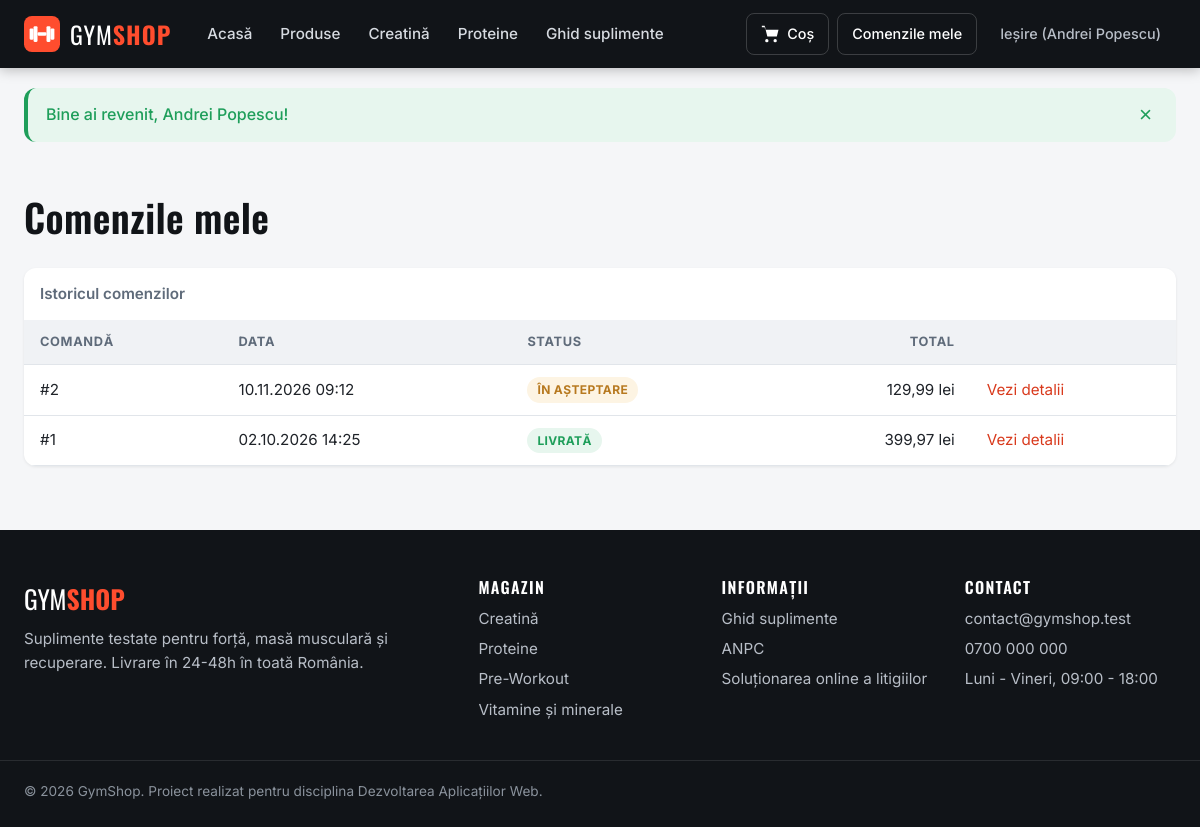
Page /orders (signed in) on the committed database.
### tables this page shows
CREATE TABLE orders (
    id               INT UNSIGNED AUTO_INCREMENT PRIMARY KEY,
    user_id          INT UNSIGNED NOT NULL,
    status           ENUM ('pending', 'processing', 'shipped', 'delivered', 'cancelled') NOT NULL DEFAULT 'pending',
    shipping_address VARCHAR(255) NOT NULL,
    phone            VARCHAR(20)  NOT NULL,
    created_at       DATETIME     NOT NULL DEFAULT CURRENT_TIMESTAMP,
    CONSTRAINT fk_orders_user FOREIGN KEY (user_id) REFERENCES users (id)
);

### app/Core/View.php (called while the page is built, shortened)
<?php
final class View
{
    public static function render(string $view, array $data = [], ?string $layout = 'layouts/main'): string
    {
        $content = self::renderFile($view, $data);
        return self::renderFile($layout, array_merge(self::getSharedData(), $data, ['content' => $content]));
    }
    private static function getSharedData(): array
    {
        $session = new Session();
        return [
            'appName' => Config::get('app.name', 'GymShop'),
            'currentUser' => (new Auth($session))->user(),
            'cartCount' => Cart::fromSession()->getTotalQuantity(),
            'flashMessages' => $session->pullFlashMessages(),
        ];
    }
    public static function renderFile(string $view, array $data = []): string
    {
        $file = BASE_PATH . '/app/Views/' . $view . '.php';
        extract($data, EXTR_SKIP);
        require $file;
        return (string) ob_get_clean();
    }
}

### app/Controllers/OrderController.php (called while the page is built, shortened)
<?php
final class OrderController extends Controller
{
    private OrderRepository $orderRepository;
    public function __construct(Request $request)
    {
        $pdo = Database::getConnection();
        $this->orderRepository = new OrderRepository($pdo);
    }
    public function index(): void
    {
        $this->render('orders/index', [
            'pageTitle' => 'Comenzile mele',
            'orders' => $this->orderRepository->findByUserId($this->auth->id()),
        ]);
    }
}

### app/Core/Router.php (called while the page is built, shortened)
<?php
final class Router
{
    private array $routes = [];
    public function addRoute(string $method, string $path, array $handler): void
    {
        $pattern = preg_replace('#\{([a-zA-Z]+)\}#', '(?P<$1>[^/]+)', $path);
        $this->routes[] = [
            'method' => strtoupper($method),
            'path' => $path,
            'pattern' => '#^' . $pattern . '$#',
            'handler' => $handler,
        ];
    }
    public function match(string $method, string $path): array
    {
        foreach ($this->routes as $route) {
            if ($route['method'] !== strtoupper($method)) {
                continue;
            }
            if (preg_match($route['pattern'], $path, $matches) === 1) {
                $params = array_filter($matches, 'is_string', ARRAY_FILTER_USE_KEY);
                return ['handler' => $route['handler'], 'params' => array_map('urldecode', $params)];
            }
        }
        throw new NotFoundException();
    }
    public function dispatch(Request $request): void
    {
        $route = $this->match($request->getMethod(), $request->getPath());
        [$controllerClass, $action] = $route['handler'];
        $controller = new $controllerClass($request);
        $controller->$action(...array_values($route['params']));
    }
}

### public/index.php (called while the page is built, shortened)
<?php
$router = new Router();
$request = Request::fromGlobals((string) Config::get('app.baseUrl', ''));
try {
    $router->dispatch($request);
} catch (Throwable $exception) {
    ErrorHandler::handle($exception, $request);
}

### app/Models/Order.php (called while the page is built, shortened)
<?php
class Order extends Model
{
    public function __construct(
        ?int $id,
        private int $userId,
        private string $status,
        private string $shippingAddress,
        private string $phone,
        private ?string $createdAt = null,
        private float $total = 0.0,
        private ?string $customerName = null,
        private ?string $customerEmail = null
    ) {
        $this->id = $id;
    }
    public function getStatus(): string
    {
        return $this->status;
    }
    public function getStatusLabel(): string
    {
        return self::STATUS_LABELS[$this->status] ?? $this->status;
    }
    public function getCreatedAt(): ?string
    {
        return $this->createdAt;
    }
    public function getTotal(): float
    {
        return round($this->total, 2);
    }
}

### app/Repositories/OrderRepository.php (called while the page is built, shortened)
<?php
class OrderRepository extends BaseRepository
{
    public function findByUserId(int $userId): array
    {
        $statement = $this->pdo->prepare(
            self::SELECT_WITH_TOTAL . ' WHERE o.user_id = :userId' . self::GROUP_BY . ' ORDER BY o.created_at DESC, o.id DESC'
        );
        $statement->execute(['userId' => $userId]);
        return $this->mapRows($statement->fetchAll());
    }
}

### app/Models/Model.php (called while the page is built, shortened)
<?php
abstract class Model
{
    protected ?int $id = null;
    public function getId(): ?int
    {
        return $this->id;
    }
}

### app/helpers.php (called while the page is built, shortened)
<?php
if (!function_exists('e')) {
    function e(string|int|float|null $value): string
    {
        return htmlspecialchars((string) $value, ENT_QUOTES | ENT_SUBSTITUTE, 'UTF-8');
    }
}
if (!function_exists('url')) {
    function url(string $path = '/'): string
    {
        $baseUrl = rtrim((string) Config::get('app.baseUrl', ''), '/');
        return $baseUrl . '/' . ltrim($path, '/');
    }
}
if (!function_exists('formatPrice')) {
    function formatPrice(float $amount): string
    {
        return number_format($amount, 2, ',', '.') . ' lei';
    }
}

### app/Core/Config.php (called while the page is built, shortened)
<?php
final class Config
{
    private static array $items = [];
    public static function load(array $items): void
    {
        self::$items = $items;
    }
    public static function get(string $key, mixed $default = null): mixed
    {
        $value = self::$items;
        foreach (explode('.', $key) as $segment) {
            $value = $value[$segment];
        }
        return $value;
    }
    public static function set(string $key, mixed $value): void
    {
        $current = &self::$items;
    }
}

### app/Views/orders/index.php (the view, shortened to what this page needs)
<div class="container">
    <header class="page-header">
        <h1>Comenzile mele</h1>
    </header>
    <?php if ($orders === []): ?>
        <div class="empty-state">
            <p>Nu ai plasat încă nicio comandă.</p>
            <a class="button" href="<?= url('/products') ?>">Începe cumpărăturile</a>
        </div>
    <?php else: ?>
        <div class="table-wrapper">
            <table class="table table--responsive">
                <caption>Istoricul comenzilor</caption>
                <thead>
                <tr>
                    <th scope="col">Comandă</th>
                    <th scope="col">Data</th>
                    <th scope="col">Status</th>
                    <th scope="col" class="numeric">Total</th>
                    <th scope="col"><span class="visually-hidden">Detalii</span></th>
                </tr>
                </thead>
                <tbody>
                <?php foreach ($orders as $order): ?>
                    <tr>
                        <td data-label="Comandă">#<?= e($order->getId()) ?></td>
                        <td data-label="Data"><?= e(date('d.m.Y H:i', strtotime((string) $order->getCreatedAt()))) ?></td>
                        <td data-label="Status"><span class="badge badge--status-<?= e($order->getStatus()) ?>"><?= e($order->getStatusLabel()) ?></span></td>
                        <td data-label="Total" class="numeric"><?= e(formatPrice($order->getTotal())) ?></td>
                        <td><a href="<?= url('/orders/' . $order->getId()) ?>">Vezi detalii</a></td>
                    </tr>
                <?php endforeach; ?>
                </tbody>
            </table>
        </div>
    <?php endif; ?>
</div>

### public/assets/css/main.css (style rules this page uses)
:root { --color-ink: #111418; --color-ink-soft: #1c2027; --color-background: #f5f6f8; --color-surface: #ffffff; --color-text: #1f2329; --color-muted: #5f6b7a; --color-border: #e1e5ea; --color-accent: #ff4d2e; --color-accent-dark: #d93a1d; --color-accent-soft: #fff0ec; --color-success: #1e9e5a; --color-success-soft: #e7f6ee; --color-warning: #b7791f; --color-warning-soft: #fdf4e3; --color-danger: #d93636; --color-danger-soft: #fdecec; --color-info-soft: #e8f1fd; --font-body: "Inter", system-ui, -apple-system, "Segoe UI", Roboto, sans-serif; --font-heading: "Oswald", "Arial Narrow", Arial, sans-serif; --radius-small: 8px; --radius: 12px; --radius-large: 20px; --shadow-small: 0 1px 3px rgba(17, 20, 24, 0.08); --shadow: 0 8px 24px rgba(17, 20, 24, 0.08); --shadow-large: 0 18px 40px rgba(17, 20, 24, 0.16); --container-width: 1200px; --header-height: 68px; --transition: 0.2s ease; }
*, *::before, *::after { box-sizing: border-box; }
html { scroll-behavior: smooth; }
body { margin: 0; min-height: 100vh; display: flex; flex-direction: column; font-family: var(--font-body); font-size: 16px; line-height: 1.6; color: var(--color-text); background-color: var(--color-background); }
h1, h2, h3, h4 { font-family: var(--font-heading); font-weight: 600; line-height: 1.2; letter-spacing: 0.01em; margin: 0 0 0.6em; color: var(--color-ink); }
h1 { font-size: 2.4rem; }
a { color: var(--color-accent-dark); text-decoration: none; transition: color var(--transition); }
.container { width: 100%; max-width: var(--container-width); margin: 0 auto; padding: 0 24px; }

### public/assets/css/components.css (style rules this page uses)
.page-header { padding: 40px 0 24px; }
.page-header h1 { margin-bottom: 4px; }
.badge { display: inline-block; padding: 3px 10px; border-radius: 999px; font-size: 0.75rem; font-weight: 700; letter-spacing: 0.03em; text-transform: uppercase; background-color: var(--color-accent-soft); color: var(--color-accent-dark); }
.badge--status-pending { background-color: var(--color-warning-soft); color: var(--color-warning); }
.badge--status-delivered { background-color: var(--color-success-soft); color: var(--color-success); }
.table-wrapper { width: 100%; overflow-x: auto; border-radius: var(--radius); background-color: var(--color-surface); box-shadow: var(--shadow-small); }
.table { width: 100%; border-collapse: collapse; font-size: 0.95rem; }
.table caption { padding: 14px 16px; text-align: left; font-weight: 600; color: var(--color-muted); }
.table th, .table td { padding: 12px 16px; text-align: left; border-bottom: 1px solid var(--color-border); vertical-align: middle; }
.table th { background-color: #f0f2f5; font-size: 0.8rem; font-weight: 700; letter-spacing: 0.05em; text-transform: uppercase; color: var(--color-muted); }
.table .numeric { text-align: right; white-space: nowrap; }

### rows in the picture
orders: id "2", created_at "10.11.2026 09:12", status "ÎN AȘTEPTARE", Total "129,99 lei"
orders: id "1", created_at "02.10.2026 14:25", status "LIVRATĂ", Total "399,97 lei"

### other values in the picture
$currentUser['name'] "Andrei Popescu"
$flash['message'] "Bine ai revenit, Andrei Popescu!"
